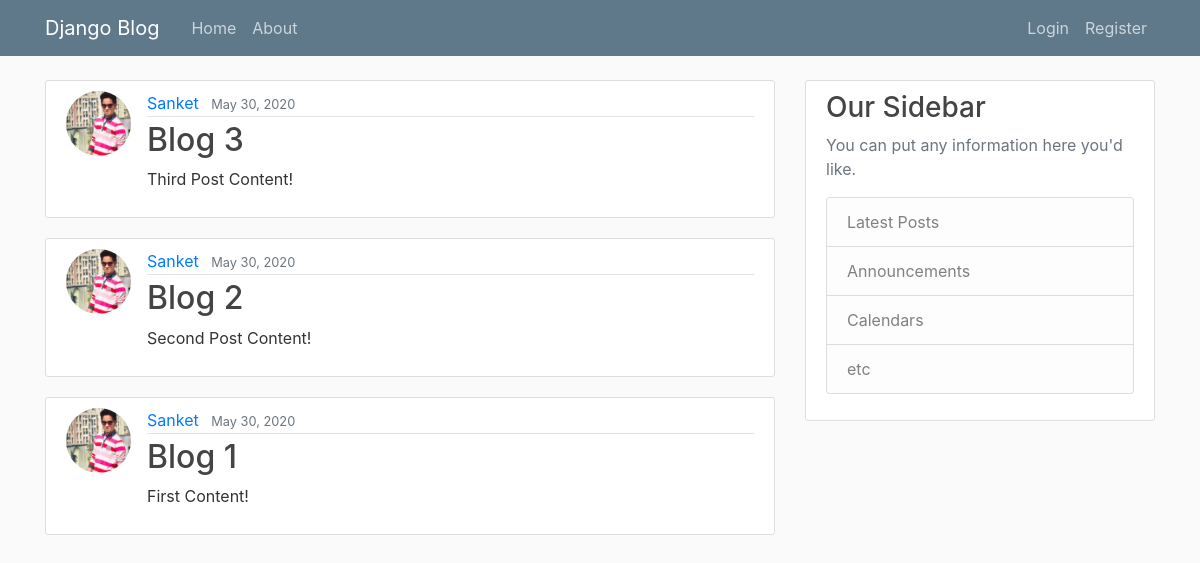
Page /blog/home/ on the earlier database version.
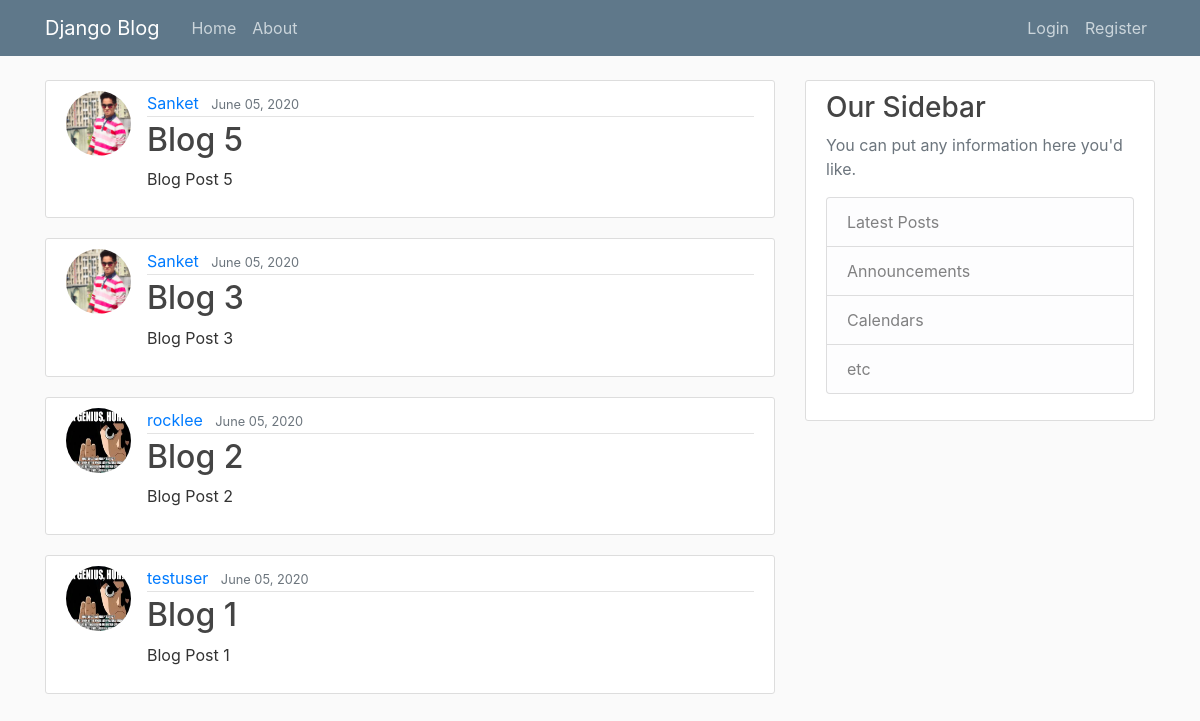
Same page on the later database version.
### blog/models.py (models this page shows, shortened)
class Post(models.Model):
	title = models.CharField(max_length=100)
	content = models.TextField()
	date_posted = models.DateTimeField(default=timezone.now)
	author = models.ForeignKey(User, on_delete=models.CASCADE)

### users/models.py (models this page shows, shortened)
class Profile(models.Model):
	user = models.OneToOneField(User, on_delete = models.CASCADE) # If user deleted, delete profile
	image = models.ImageField(default='default.jpg', upload_to='profile_pics')

### blog/views.py (the view)
# urls.py: path('home/', PostListView.as_view(), name='blog-home'), # .as_view() will pass it as a view here
class PostListView(ListView):
	model = Post
	"""By default django will look for <app>/<model>_<viewtype>.html so we need to provide
	existing template name"""
	template_name = 'blog/home.html'
	context_object_name = 'posts'
	ordering = ['-date_posted']
	paginate_by = 4

### blog/templates/blog/home.html
{% extends "blog/base.html" %}
{% block content %}
{% for post in posts %}
	<article class="media content-section">
		<img class="rounded-circle article-img" src="{{ post.author.profile.image.url }}">
	  	<div class="media-body">
	    	<div class="article-metadata">
	      		<a class="mr-2" href="#">{{ post.author }}</a>
	      		<small class="text-muted">{{ post.date_posted|date:"F d, Y" }}</small>
	    	</div>
	    		<h2><a class="article-title" href="{% url 'post-detail' post.id %}">{{ post.title }}</a></h2>
	    		<p class="article-content">{{ post.content }}</p>
	  	</div>
	</article>
{% endfor %}
{% endblock content %}

### blog/templates/blog/base.html (shortened to what this page needs)
{% load static %}
<!DOCTYPE html>
<html>
<head>
    <link rel="stylesheet" href="https://stackpath.bootstrapcdn.com/bootstrap/4.5.0/css/bootstrap.min.css">
    <link rel="stylesheet" type="text/css" href="{% static 'blog/main.css' %}">
</head>
<body>
	<header class="site-header">
	  <nav class="navbar navbar-expand-md navbar-dark bg-steel fixed-top">
	    <div class="container">
	      <a class="navbar-brand mr-4" href="/">Django Blog</a>
	      <div class="collapse navbar-collapse" id="navbarToggle">
	        <div class="navbar-nav mr-auto">
	          <a class="nav-item nav-link" href="{% url 'blog-home' %}">Home</a>
	          <a class="nav-item nav-link" href="/about">About</a>
	        </div>
	        <div class="navbar-nav">
	          {% if user.is_authenticated %}
	          <a class="nav-item nav-link" href="{% url 'post-create' %}">New Post</a>
	          <a class="nav-item nav-link" href="{% url 'profile' %}">Profile</a>
	          <a class="nav-item nav-link" href="{% url 'logout' %}">Logout</a>
	          {% else %}
	          <a class="nav-item nav-link" href="{% url 'login' %}">Login</a>
	          <a class="nav-item nav-link" href="{% url 'register' %}">Register</a>
	          {% endif %}
	        </div>
	      </div>
	    </div>
	  </nav>
	</header>
	<main role="main" class="container">
	  <div class="row">
	    <div class="col-md-8">
	    	{% block content %}{% endblock %}
	    </div>
	    <div class="col-md-4">
	      <div class="content-section">
	        <h3>Our Sidebar</h3>
	        <p class='text-muted'>You can put any information here you'd like.
	          <ul class="list-group">
	            <li class="list-group-item list-group-item-light">Latest Posts</li>
	            <li class="list-group-item list-group-item-light">Announcements</li>
	            <li class="list-group-item list-group-item-light">Calendars</li>
	            <li class="list-group-item list-group-item-light">etc</li>
	          </ul>
	        </p>
	      </div>
	    </div>
	  </div>
	</main>
</body>
</html>

### blog/static/blog/main.css (style rules this page uses)
body { background: #fafafa; color: #333333; margin-top: 5rem; }
h1, h2, h3, h4, h5, h6 { color: #444444; }
ul { margin: 0; }
.bg-steel { background-color: #5f788a; }
.site-header .navbar-nav .nav-link { color: #cbd5db; }
.content-section { background: #ffffff; padding: 10px 20px; border: 1px solid #dddddd; border-radius: 3px; margin-bottom: 20px; }
.article-title { color: #444444; }
.article-content { white-space: pre-line; }
.article-img { height: 65px; width: 65px; margin-right: 16px; }
.article-metadata { padding-bottom: 1px; margin-bottom: 4px; border-bottom: 1px solid #e3e3e3 }

Differences in the rows shown:
removed Post: author.profile.image (picture), author "Sanket", date_posted "May 30, 2020", title "Blog 3", content "Third Post Content!"
removed Post: author.profile.image (picture), author "Sanket", date_posted "May 30, 2020", title "Blog 2", content "Second Post Content!"
removed Post: author.profile.image (picture), author "Sanket", date_posted "May 30, 2020", title "Blog 1", content "First Content!"
added Post: author.profile.image (picture), author "Sanket", date_posted "June 05, 2020", title "Blog 5", content "Blog Post 5"
added Post: author.profile.image (picture), author "Sanket", date_posted "June 05, 2020", title "Blog 3", content "Blog Post 3"
added Post: author.profile.image (placeholder picture), author "rocklee", date_posted "June 05, 2020", title "Blog 2", content "Blog Post 2"
added Post: author.profile.image (placeholder picture), author "testuser", date_posted "June 05, 2020", title "Blog 1", content "Blog Post 1"
